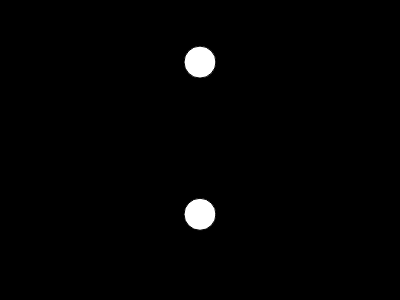
Frame 1 (no input)
Frame 60 (no input): identical to frame 1, image omitted
Frame 120 (the mouse pressed at the canvas centre since frame 60): identical to frame 1, image omitted

The p5.js sketch that drew this single still picture (run headless with seeded random() and noise() and a simulated clock; from frame 60 on, the mouse is pressed at the canvas centre):

// p5.js sketch
// ── sketch.js
var bouncer1;
var bouncer2;

function setup() {
  createCanvas(400,300);
  bouncer1 = new Bouncer(50);
  bouncer2 = new Bouncer(25);
}

function draw() {
  background(0);
  bouncer1.display();
  bouncer2.display();
}






// ── bouncer.js

function Bouncer() {
  this.x = width/2;
  this.y = random(height);
  this.r = 16;
  this.display = function() {
    fill(255);
    ellipse(this.x,this.y,this.r*2,this.r*2);
  }
}

// bouncer1 = {
//   x: width/2,
//   y: 100,
//   display: function() {
//     fill(255);
//     ellipse(this.x,this.y,32,32);
//   }
// }
